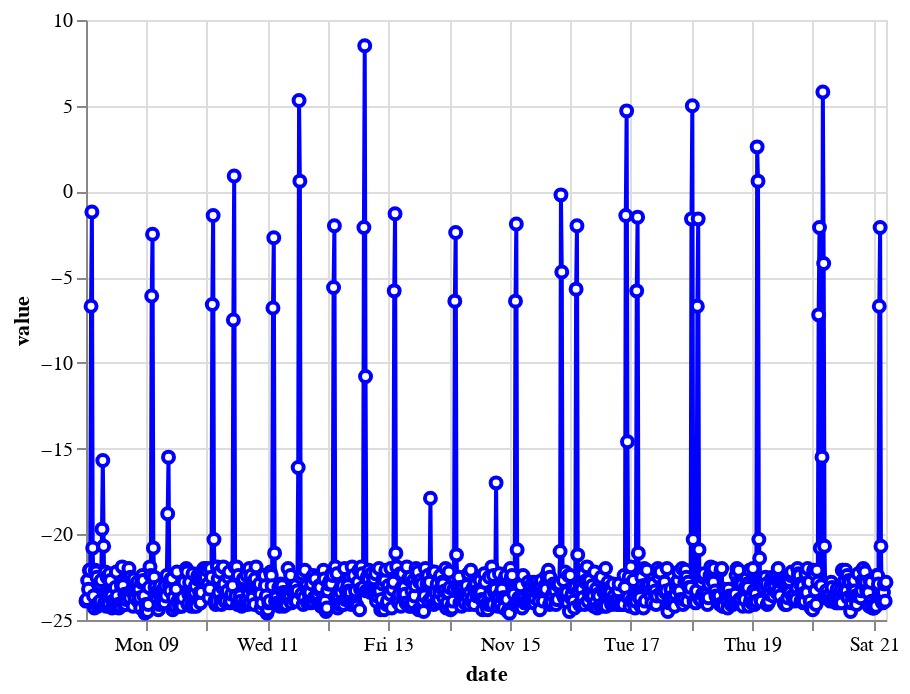

Source (notebook cell):
### Markdown cell above
Draw everything in a chart using the altair library (i haven't used this library since it doesn't have any support for return the data selected)

### Code cell
import altair as alt

brush = alt.selection_interval(encodings=['x'])

color = alt.condition(brush, alt.value('blue'), alt.value('lightgray'))

chart = alt.Chart(data).mark_line(point={
    "filled": False,
    "fill": 'white'
    }).encode(
        y=alt.Y('value', sort=alt.EncodingSortField('value', order='descending')),
        x='date',
        color=color
).add_selection(
    brush
)

chart

### Figure 1 — Vega-Lite specification as saved in the notebook (floating-point values rounded to 4 significant figures; data arrays with more than 128 entries replaced by an {"elided": "..."} marker saying what was removed)
{"config": {"view": {"continuousWidth": 400, "continuousHeight": 300}}, "data": {"name": "data-1da8e427823e0e29b3716040e031b675"}, "mark": {"type": "line", "point": {"filled": false, "fill": "white"}}, "encoding": {"color": {"condition": {"value": "blue", "selection": "selector002"}, "value": "lightgray"}, "x": {"type": "temporal", "field": "date"}, "y": {"type": "quantitative", "field": "value", "sort": {"field": "value", "order": "descending"}}}, "selection": {"selector002": {"type": "interval", "encodings": ["x"]}}, "$schema": "https://vega.github.io/schema/vega-lite/v4.8.1.json", "datasets": {"data-1da8e427823e0e29b3716040e031b675": {"elided": "945 records"}}}
